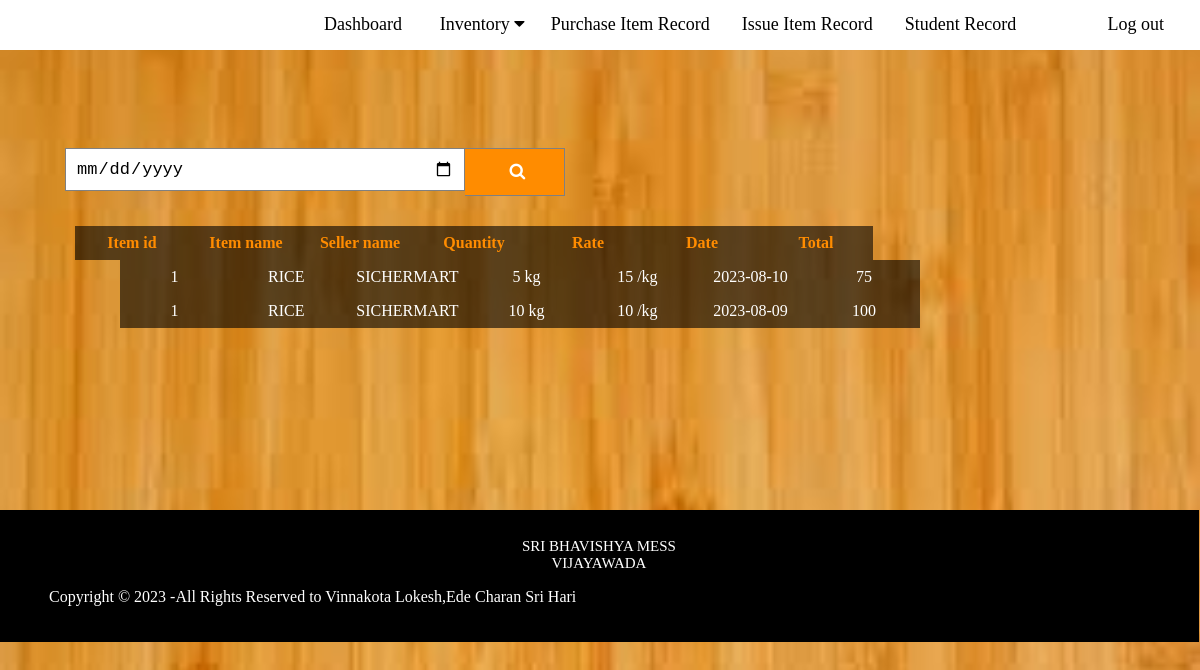
/purchaserecord.php, run on the app's committed database.
### tables this page shows
CREATE TABLE `purchaseitem` (
  `id` int(11) NOT NULL,
  `seller` varchar(60) NOT NULL,
  `itemid` varchar(2000) NOT NULL,
  `quantity` float NOT NULL,
  `qunit` varchar(10) NOT NULL,
  `rate` float NOT NULL,
  `runit` varchar(10) NOT NULL,
  `date` date NOT NULL,
  `total` float NOT NULL
);

CREATE TABLE `item` (
  `id` int(11) NOT NULL,
  `itemname` varchar(200) NOT NULL
);

CREATE TABLE `seller` (
  `id` int(11) NOT NULL,
  `shopname` varchar(30) NOT NULL,
  `contact` varchar(10) NOT NULL,
  `address` varchar(60) NOT NULL
);

### purchaserecord.php (the view, shortened to what this page needs)
<!DOCTYPE html>
<html lang="en">
    <head>
        <link type="text/css" rel="stylesheet" href="css/nav.css">
        <link rel="stylesheet" href="https://cdnjs.cloudflare.com/ajax/libs/font-awesome/4.7.0/css/font-awesome.min.css">
    </head>
<body>
<div class="navbar"  style="margin-top:-18px; width:100%; position: -webkit-sticky;position: sticky; top: 0px;">
 <ul>
  <a href="home.php">Dashboard</a>
  <div class="dropdown">
    <button class="dropbtn">Inventory
      <i class="fa fa-caret-down"></i>
    </button>
    </div>
     <a href="#">Purchase Item Record</a>
     <a href="issuerecord.php">Issue Item Record</a>
     <a href="studentrecord.php">Student Record</a>
     <a href="logout.php" style="float: right; margin-right: 20px;">Log out</a>
    </ul>
  </div>
  <div id="" style="margin-top:100px;">
      <form action="#" method="post" class="example" style="margin:auto;max-width:500px">
          <input type="date" name="searchitem" required>
          <button type="submit" name="submit"><i class="fa fa-search" style="width:10px; height:10px;"></i></button>
      </form>
  </div>
   <?php
               include("admindbconn.php");
                 $sqlget = "SELECT c . * , p . * , t . * FROM purchaseitem c, item p, seller t WHERE c.itemid = p.id and c.seller = t.id";
                $sqldata = mysqli_query($dbconn, $sqlget) or die('error getting');
            ?>
           <center><table style="margin-top:30px; margin-left:-21%;">
            <tr>
                <th>Item id </th>
                <th>Item name </th>
                <th>Seller name </th>
                <th>Quantity </th>
                <th>Rate </th>
                 <th>Date </th>
                  <th>Total </th>
            </tr>
               </table></center>
            <div id="scroll">
            <center><table style="">
            <?php
                while($row = mysqli_fetch_array($sqldata, MYSQLI_ASSOC)) {
            ?>
            <tr>
                <td><?php echo strtoupper($row['itemid']);?> </td>
                <td><?php echo strtoupper($row['itemname']);?> </td>
                <td><?php echo strtoupper($row['shopname']);?> </td>
                <td><?php echo $row['quantity']; echo " ";echo $row['qunit'];?> </td>
                 <td><?php echo $row['rate']; echo " ";echo $row['runit'];?> </td>
                  <td><?php echo strtoupper($row['date']);?> </td>
                   <td><?php echo strtoupper($row['total']);?> </td>
            </tr>
            <?php
                } ?>  </table></center></div>
            <?php include 'footer.php'; ?>
</body>
</html>

### css/nav.css (style rules this page uses)
body { background-color: whitesmoke; margin: 0px; }
ul { margin-left: 308px; list-style-type: none; padding: 0px; overflow: hidden; }
.navbar { background-color: white; width:100%; position: -webkit-sticky; position: sticky; height: 50px; margin-top: -18px; top: 0px; }
.navbar a { float: left; font-size: 18px; color: black; text-align: center; padding: 14px 16px; text-decoration: none; font-family: serif; font-style: normal; }
.dropdown { float: left; overflow: hidden; }
.dropdown .dropbtn { font-size: 18px; border: none; outline: none; color: black; padding: 14px 16px; background-color: inherit; font-family: serif; font-style: normal; background-color: white; }
button { width: 110%; }

### purchaserecord.php (style rules this page uses)
body { background-color: whitesmoke; background-image: url(../img/xyz.jpg); background-size:cover; }
table { border-collapse: collapse; width: auto; background-color: rgb(0, 0, 0, 0.6); }
th, td { text-align: center; padding: 8px; width: 130px; }
tr:nth-child(even) { background-color: rgb(0,0,0,0.0); color:white }
tr:nth-child(odd) { background-color:rgb(0,0,0,0.0); color:white ; }
th { background-color: rgb(0,0,0,0.0); color: darkorange; width: 114px; }
#scroll { width:800px; height:200px; overflow-y:auto; overflow-x:auto; margin-top: 0px; margin-left:10%; }
* { box-sizing: border-box; }
form.example input[type=date] { padding: 10px; font-size: 17px; border: 1px solid grey; float: left; width: 80%; background: white; margin-left: -57%; }
form.example button { float: left; width: 20%; padding: 10px; background: darkorange; color: white; font-size: 17px; border: 1px solid grey; border-left: none; cursor: pointer; height: 48px; }
form.example::after { content: ""; clear: both; display: table; }

### data on the page
purchaseitem: itemid "1", itemid.itemname "RICE", seller.shopname "SICHERMART", quantity "5", qunit "kg", rate "15", runit "/kg", date "2023-08-10", total "75"
purchaseitem: itemid "1", itemid.itemname "RICE", seller.shopname "SICHERMART", quantity "10", qunit "kg", rate "10", runit "/kg", date "2023-08-09", total "100"
